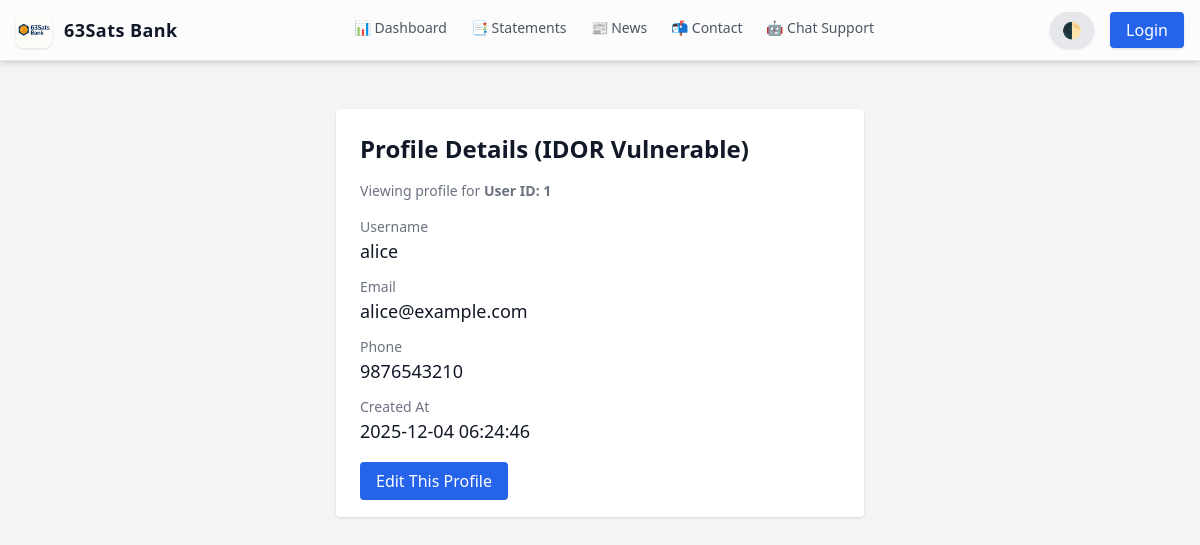
The app's page /view_profile.php?uid=1 with its own data.
### tables this page shows
CREATE TABLE IF NOT EXISTS users (
    id INT AUTO_INCREMENT PRIMARY KEY,
    username VARCHAR(255) NOT NULL UNIQUE,
    password VARCHAR(255) NOT NULL,
    email VARCHAR(255),
    phone VARCHAR(50),   
    created_at TIMESTAMP DEFAULT CURRENT_TIMESTAMP
);

### view_profile.php (the view, shortened to what this page needs)
<?php
include("includes/init.php");
include("includes/header.php");
$logged_uid = 0;
$uid = intval($_GET['uid'] ?? $logged_uid);
$sql = "SELECT id, username, email, phone, created_at FROM users WHERE id = $uid LIMIT 1";
$res = mysqli_query($conn, $sql);
$user = mysqli_fetch_assoc($res);
?>
<!doctype html>
<html lang="en">
<head>
  <script src="https://cdn.tailwindcss.com"></script>
</head>
<body class="bg-gray-100 dark:bg-gray-900 text-gray-900 dark:text-gray-100 min-h-screen">
<div class="max-w-xl mx-auto p-6 mt-6">
  <div class="bg-white dark:bg-gray-800 p-6 rounded shadow">
    <h1 class="text-2xl font-semibold mb-4">Profile Details (IDOR Vulnerable)</h1>
    <p class="text-sm text-gray-500 dark:text-gray-300 mb-4">
      Viewing profile for <strong>User ID: <?php echo $uid; ?></strong>
    </p>
    <div class="space-y-3">
      <div>
        <label class="text-sm text-gray-500">Username</label>
        <p class="text-lg"><?php echo htmlspecialchars($user['username']); ?></p>
      </div>
      <div>
        <label class="text-sm text-gray-500">Email</label>
        <p class="text-lg"><?php echo htmlspecialchars($user['email']); ?></p>
      </div>
      <div>
        <label class="text-sm text-gray-500">Phone</label>
        <p class="text-lg"><?php echo htmlspecialchars($user['phone']); ?></p>
      </div>
      <div>
        <label class="text-sm text-gray-500">Created At</label>
        <p class="text-lg"><?php echo htmlspecialchars($user['created_at']); ?></p>
      </div>
    </div>
    <div class="mt-6">
      <a href="edit_profile.php?uid=<?php echo $uid; ?>"
         class="px-4 py-2 bg-blue-600 text-white rounded hover:bg-blue-700 transition">
        Edit This Profile
      </a>
    </div>
  </div>
</div>
</body>
</html>

### records on screen
users: username "alice", email "alice@example.com", phone "9876543210", created_at "2025-12-04 06:24:46"

### other values on screen
$uid "1"
